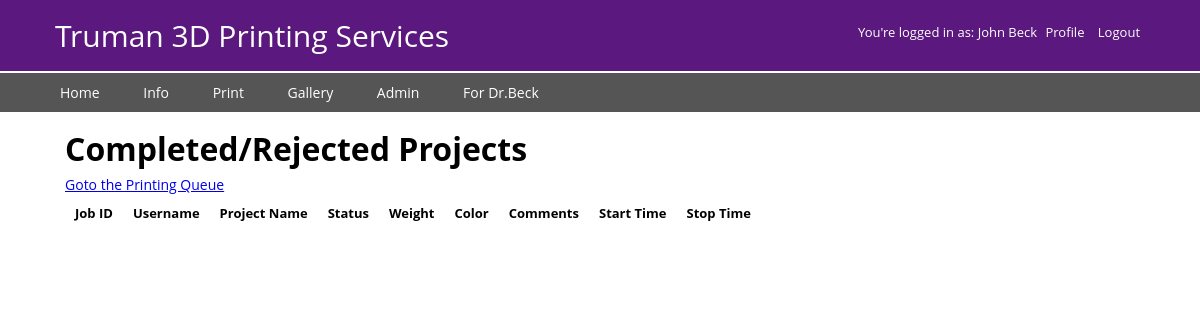
The page /admin2.php (signed in) on the database as committed earlier.
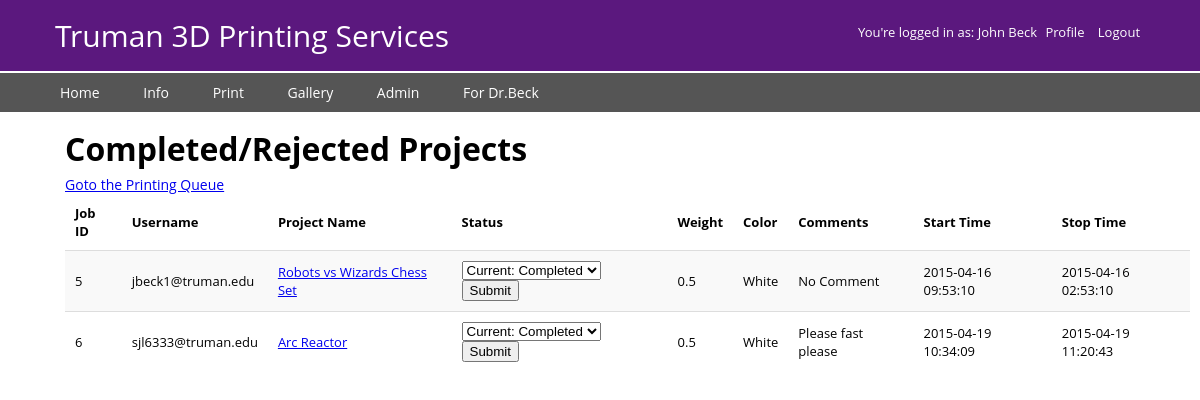
The same page on the database as committed later.
### tables this page shows
CREATE TABLE PRINT_JOB(
  JobId INTEGER UNSIGNED NOT NULL AUTO_INCREMENT,
  PrinterId INTEGER UNSIGNED,
  PrinterEmail VARCHAR(255) NOT NULL,
  CreatorEmail VARCHAR(255) NOT NULL,
  ProjectName VARCHAR(255) NOT NULL,
  Status ENUM('Waiting', 'Printing', 'On Hold', 'Completed', 'Rejected') NOT NULL,
  StartTime DATETIME,
  StopTime DATETIME,
  SubmittedTime DATETIME,
  Length FLOAT,
  Width FLOAT,
  Height FLOAT,
  Color VARCHAR(255) NOT NULL,
  ChargedPrice DECIMAL(5,2),
  Comment TEXT,
  Weight FLOAT,
  MaterialType VARCHAR(255) NOT NULL,
  PRIMARY KEY (JobId),
  FOREIGN KEY (Color, MaterialType, PrinterId) REFERENCES CAN_PRINT(Color, Type, PrinterId),
  FOREIGN KEY (PrinterEmail) REFERENCES USER(Email),
  FOREIGN KEY (CreatorEmail, ProjectName) REFERENCES PROJECT(CreatorEmail, ProjectName) );

### admin2.php (the view, shortened to what this page needs)
 <?php
require_once( 'dbconnection.php' );
?>
<!DOCTYPE html>
<html>
  <head>
    <link rel="stylesheet" href="style.css" />
  </head>
  <body>
    <?php include('nav.php');
      if( isset( $_SESSION['loggedin'] ) &&
                 $_SESSION['loggedin'] == true &&
                 $_SESSION['aflag'] == 'T'):
    ?>
    <section class="maincontent">
      <h1>Completed/Rejected Projects</h1>
      <a href="admin.php">Goto the Printing Queue</a>
      <table>
        <?php
          $lines = file( PRINTJOB_HEADERS_FILE );
          $firstLine = array_shift($lines);
          $words = explode( "\t", $firstLine );
          ?><tr><?php
          foreach($words as $word):
            ?><th><?=$word?></th><?php
          endforeach;
          ?></tr><?php
          $query = "SELECT JobId, PrinterEmail, PJ.ProjectName, Status,
                      StartTime, StopTime, SubmittedTime, Length, Width, Height,
                      Color, MaterialType, Weight, ChargedPrice, Comment,
                      P.ProjectLink
                    FROM PRINT_JOB as PJ
                      NATURAL JOIN PROJECT as P
                    WHERE Status = 'Rejected' OR Status = 'Completed'
                    ORDER BY StopTime";
          $statement = $db->prepare( $query );
          $statement->execute();
          $result = $statement->fetchAll();
          foreach($result as $tuples):
          ?><tr><?php
              ?><td><?=$tuples['JobId']?></td><?php
              ?><td><?=$tuples['PrinterEmail']?></td><?php
              ?><td><a href="<?=$tuples['ProjectLink']?>"><?=$tuples['ProjectName']?></td>
                <td>
                  <form action="admin2.php" method="post">
                    <select name="status">
                      <option value="<?=$tuples['Status']?>">Current: <?=$tuples['Status']?></option>
                    </select>
                    <button type="submit" name="submit">Submit</button>
                  </form>
                  </td>
                  <td><?=$tuples['Weight']?></td><?php
                ?><td><?=$tuples['Color']?></td><?php
                ?><td><?=$tuples['Comment']?></td><?php
                ?><td><?=$tuples['StartTime']?></td><?php
                ?><td><?=$tuples['StopTime']?></td><?php
            ?></tr><?php
            endforeach;
          ?>
        </table>
        <?php else:
            $_SESSION['history'] = "Admin";
            header('Location: login.php');
          endif;
        ?>
      </section>
  </body>
</html>

### nav.php (shortened to what this page needs)
<header>
<div id="loginheader">
<?php if( isset($_SESSION['loggedin'] )): ?>
  <p>
    You're logged in as: <?= $_SESSION['firstname']?>
      <?=$_SESSION['lastname']?>
     <a href="viewAccount.php" class="loggedinheader">Profile</a>
     <a href="logout.php" class="loggedinheader">Logout</a>
   </p>
<?php endif; ?>
</div>
  Truman 3D Printing Services
</header>
<nav>
  <ul>
    <li><a href="home.php">Home</a></li>
    <li><a href="info.php">Info</a></li>
    <li><a href="print.php">Print</a></li>
    <li><a href="gallery.php">Gallery</a></li>
    <li><a href="admin.php">Admin</a></li>
    <li><a href="jbeck.php">For Dr.Beck</a></li>
  </ul>
</nav>

### style.css (style rules this page uses)
body { margin: 0px; padding: 0px; font-size: 14px; font-family: "Open Sans", "Arial", sans-serif; }
header { background-color: #5b187e; color: white; font-size: 30px; padding: 15px 55px; border-bottom: 2px solid white; overflow: auto; }
nav { font-size: 14px; background-color: #555; clear:both; }
nav ul { margin: 0px; }
nav ul li { display: inline-block; }
nav ul li a { display: inline-block; text-decoration: none; color: white; padding: 10px 20px; }
section { margin-left: 55px; }
.maincontent { padding: 10px; }
h1 { margin: 5px; margin-left: 0px; font-size: 24pt; }
#loginheader { float: right; color: white; font-size: 13px; display: block; margin-top: -5px; }
a.loggedinheader { color: white; text-decoration: none; display: inline; padding: 0px 5px; }
table { border-collapse: collapse; font-size: 13px; }
th { text-align: left; }
tr:nth-child(even) { background-color: #f9f9f9; }
tr:first-child { border-top: 0px; border-bottom:2px; }
tr { border-top: 1px solid #ddd; }
td, th { padding: 10px 10px; }

Rows that differ between the two databases and show on the page:
added print_job: JobId "5", PrinterEmail "jbeck1@truman.edu", ProjectName "Robots vs Wizards Chess Set", Weight "0.5", Color "White", Comment "No Comment", StartTime "2015-04-16 09:53:10", StopTime "2015-04-16 02:53:10"
added print_job: JobId "6", PrinterEmail "sjl6333@truman.edu", ProjectName "Arc Reactor", Weight "0.5", Color "White", Comment "Please fast please", StartTime "2015-04-19 10:34:09", StopTime "2015-04-19 11:20:43"
